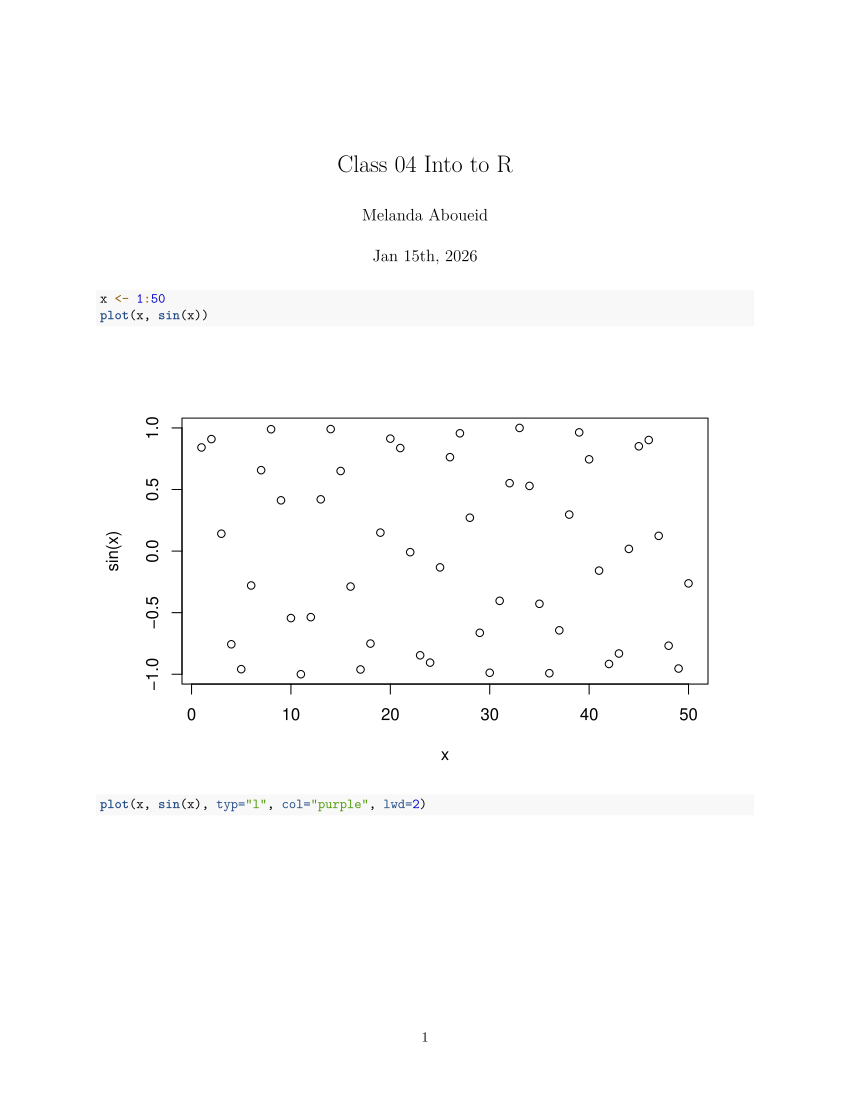

This figure's R source:
#' ---
#' title: "Class 04 Into to R"
#' author: "Melanda Aboueid"
#' date: "Jan 15th, 2026"
#' ---


x <- 1:50
plot(x, sin(x))

plot(x, sin(x), typ="l", col="purple", lwd=2)

log(10, base = 10)
